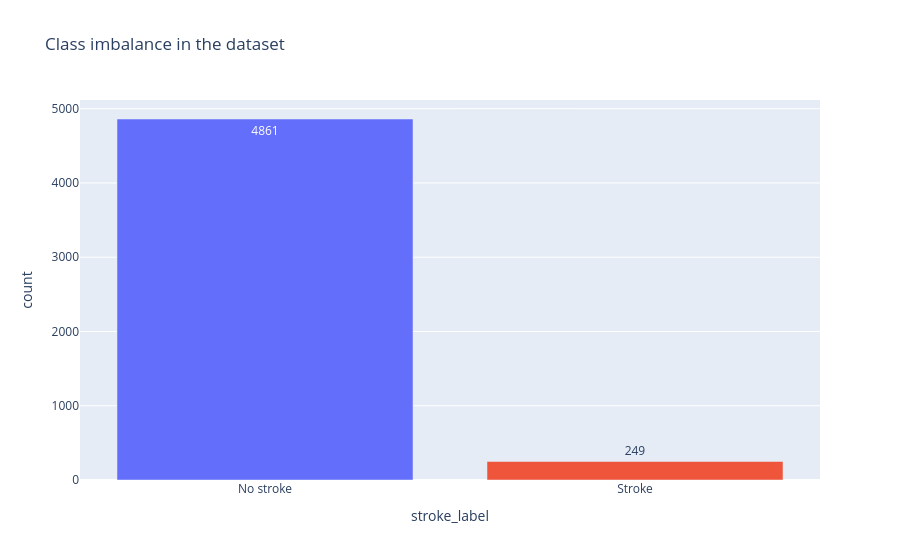
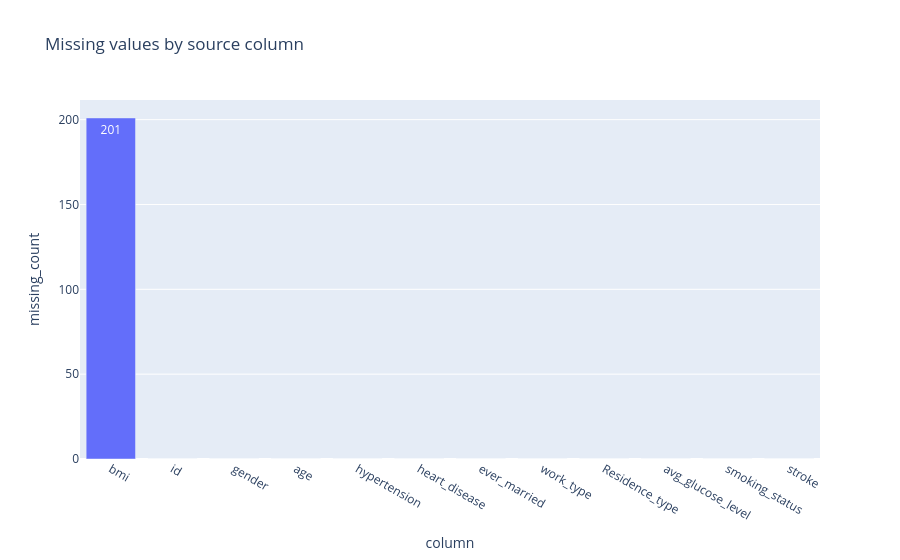
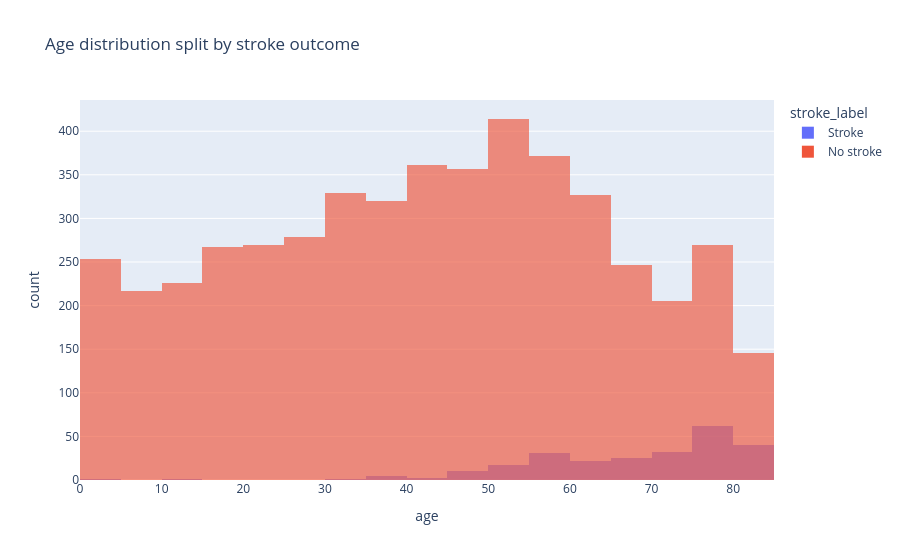

The notebook cell saved with these charts, in order:
### Markdown cell above
## Data Audit

This section checks the real dataset before any transformation logic is applied. The point is to ground the modelling work in the actual data shape, class imbalance, and missing-value pattern rather than assuming those conditions from memory.

### Code cell
# Load the source dataset once and keep the raw frame intact for audit.
df_raw = pd.read_csv(DATA_PATH)
display(df_raw.head())

summary = pd.DataFrame(
    {
        "metric": ["rows", "columns", "positive_cases", "negative_cases", "positive_rate"],
        "value": [len(df_raw), df_raw.shape[1], int(df_raw[TARGET_COLUMN].sum()), int((df_raw[TARGET_COLUMN] == 0).sum()), float(df_raw[TARGET_COLUMN].mean())],
    }
)
display(summary)

missing_summary = (
    df_raw.replace("N/A", np.nan)
    .isna()
    .sum()
    .rename("missing_count")
    .reset_index()
    .rename(columns={"index": "column"})
)
missing_summary["missing_pct"] = missing_summary["missing_count"] / len(df_raw)
display(missing_summary.sort_values("missing_count", ascending=False))

class_counts = df_raw[TARGET_COLUMN].value_counts().rename_axis("stroke").reset_index(name="count")
class_counts["stroke_label"] = class_counts["stroke"].map({0: "No stroke", 1: "Stroke"})
fig_class = px.bar(class_counts, x="stroke_label", y="count", color="stroke_label", text="count", title="Class imbalance in the dataset")
fig_class.update_layout(showlegend=False)
fig_class.show()

fig_missing = px.bar(missing_summary.sort_values("missing_count", ascending=False), x="column", y="missing_count", text="missing_count", title="Missing values by source column")
fig_missing.show()

age_plot_df = df_raw.copy()
age_plot_df["stroke_label"] = age_plot_df[TARGET_COLUMN].map({0: "No stroke", 1: "Stroke"})
fig_age = px.histogram(age_plot_df, x="age", color="stroke_label", nbins=30, barmode="overlay", opacity=0.65, title="Age distribution split by stroke outcome")
fig_age.show()

### Figure 1 — Plotly figure (JSON) as saved in the notebook; plotly's stock layout.template omitted (floating-point values rounded to 4 significant figures)
{"data": [{"alignmentgroup": "True", "hovertemplate": "stroke_label=%{x}<br>count=%{text}<extra></extra>", "legendgroup": "No stroke", "marker": {"color": "#636efa", "pattern": {"shape": ""}}, "name": "No stroke", "offsetgroup": "No stroke", "orientation": "v", "showlegend": true, "text": [4861], "textposition": "auto", "type": "bar", "x": ["No stroke"], "xaxis": "x", "y": [4861], "yaxis": "y"}, {"alignmentgroup": "True", "hovertemplate": "stroke_label=%{x}<br>count=%{text}<extra></extra>", "legendgroup": "Stroke", "marker": {"color": "#EF553B", "pattern": {"shape": ""}}, "name": "Stroke", "offsetgroup": "Stroke", "orientation": "v", "showlegend": true, "text": [249], "textposition": "auto", "type": "bar", "x": ["Stroke"], "xaxis": "x", "y": [249], "yaxis": "y"}], "layout": {"autosize": true, "barmode": "relative", "legend": {"title": {"text": "stroke_label"}, "tracegroupgap": 0}, "showlegend": false, "title": {"text": "Class imbalance in the dataset"}, "xaxis": {"anchor": "y", "autorange": true, "categoryarray": ["No stroke", "Stroke"], "categoryorder": "array", "domain": [0, 1], "range": [-0.5, 1.5], "title": {"text": "stroke_label"}, "type": "category"}, "yaxis": {"anchor": "x", "autorange": true, "domain": [0, 1], "range": [0, 5117.0], "title": {"text": "count"}, "type": "linear"}}}

### Figure 2 — Plotly figure (JSON) as saved in the notebook; plotly's stock layout.template omitted (floating-point values rounded to 4 significant figures)
{"data": [{"alignmentgroup": "True", "hovertemplate": "column=%{x}<br>missing_count=%{text}<extra></extra>", "legendgroup": "", "marker": {"color": "#636efa", "pattern": {"shape": ""}}, "name": "", "offsetgroup": "", "orientation": "v", "showlegend": false, "text": [201, 0, 0, 0, 0, 0, 0, 0, 0, 0, 0, 0], "textposition": "auto", "type": "bar", "x": ["bmi", "id", "gender", "age", "hypertension", "heart_disease", "ever_married", "work_type", "Residence_type", "avg_glucose_level", "smoking_status", "stroke"], "xaxis": "x", "y": [201, 0, 0, 0, 0, 0, 0, 0, 0, 0, 0, 0], "yaxis": "y"}], "layout": {"autosize": true, "barmode": "relative", "legend": {"tracegroupgap": 0}, "title": {"text": "Missing values by source column"}, "xaxis": {"anchor": "y", "autorange": true, "domain": [0, 1], "range": [-0.5, 11.5], "title": {"text": "column"}, "type": "category"}, "yaxis": {"anchor": "x", "autorange": true, "domain": [0, 1], "range": [0, 211.6], "title": {"text": "missing_count"}, "type": "linear"}}}

### Figure 3 — Plotly figure (JSON) as saved in the notebook; plotly's stock layout.template omitted (floating-point values rounded to 4 significant figures; data arrays with more than 128 entries replaced by an {"elided": "..."} marker saying what was removed)
{"data": [{"alignmentgroup": "True", "bingroup": "x", "hovertemplate": "stroke_label=Stroke<br>age=%{x}<br>count=%{y}<extra></extra>", "legendgroup": "Stroke", "marker": {"color": "#636efa", "opacity": 0.65, "pattern": {"shape": ""}}, "name": "Stroke", "nbinsx": 30, "offsetgroup": "Stroke", "orientation": "v", "showlegend": true, "type": "histogram", "x": {"elided": "249 float values"}, "xaxis": "x", "yaxis": "y"}, {"alignmentgroup": "True", "bingroup": "x", "hovertemplate": "stroke_label=No stroke<br>age=%{x}<br>count=%{y}<extra></extra>", "legendgroup": "No stroke", "marker": {"color": "#EF553B", "opacity": 0.65, "pattern": {"shape": ""}}, "name": "No stroke", "nbinsx": 30, "offsetgroup": "No stroke", "orientation": "v", "showlegend": true, "type": "histogram", "x": {"elided": "4861 float values"}, "xaxis": "x", "yaxis": "y"}], "layout": {"autosize": true, "barmode": "overlay", "legend": {"title": {"text": "stroke_label"}, "tracegroupgap": 0}, "title": {"text": "Age distribution split by stroke outcome"}, "xaxis": {"anchor": "y", "autorange": true, "domain": [0, 1], "range": [0, 85], "title": {"text": "age"}, "type": "linear"}, "yaxis": {"anchor": "x", "autorange": true, "domain": [0, 1], "range": [0, 435.8], "title": {"text": "count"}}}}
